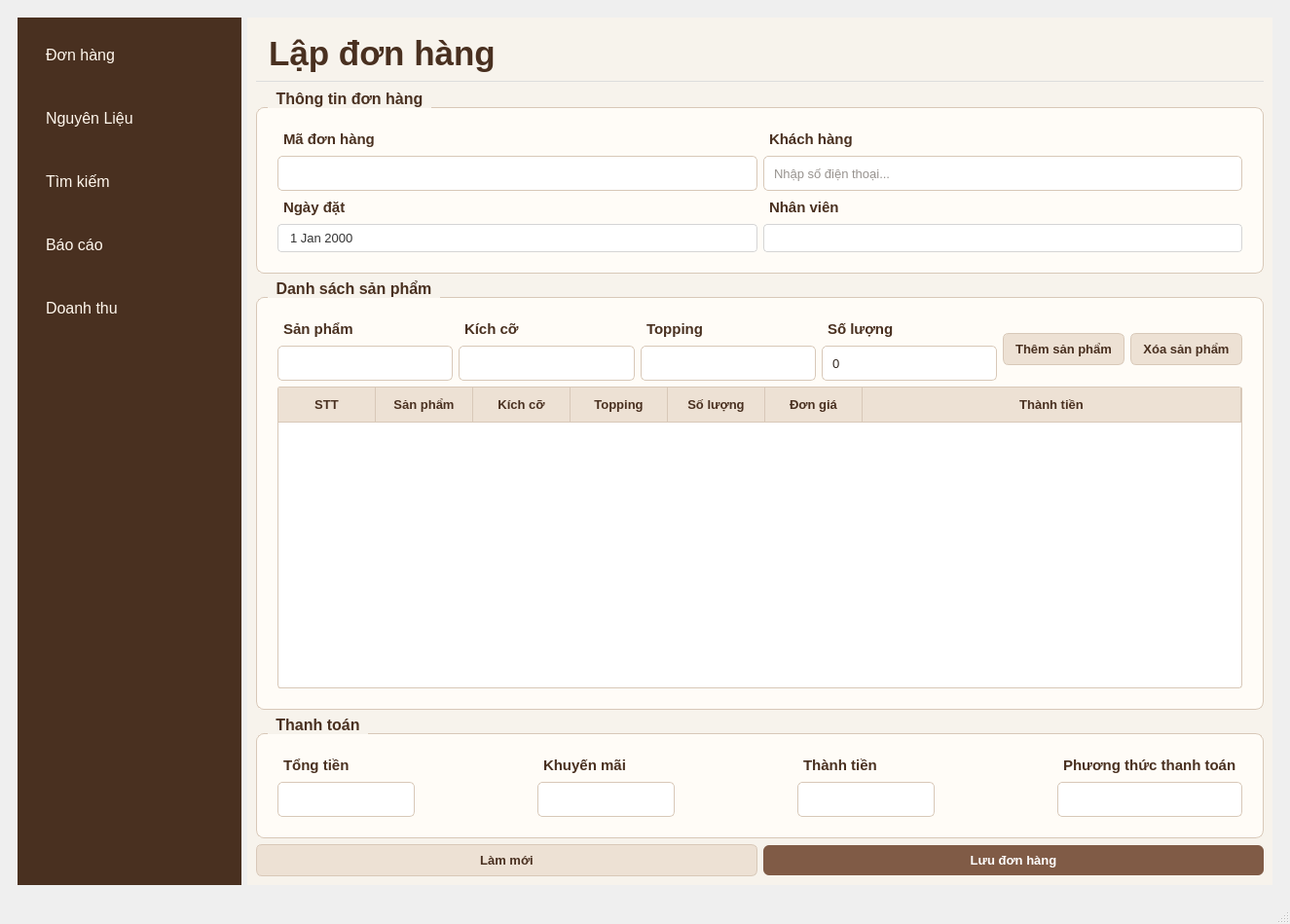
<?xml version="1.0" encoding="UTF-8"?>
<ui version="4.0">
 <class>MainWindow</class>
 <widget class="QMainWindow" name="MainWindow">
  <property name="geometry">
   <rect>
    <x>0</x>
    <y>0</y>
    <width>1325</width>
    <height>949</height>
   </rect>
  </property>
  <property name="windowTitle">
   <string>MainWindow</string>
  </property>
  <widget class="QWidget" name="centralwidget">
   <layout class="QGridLayout" name="gridLayout">
    <item row="0" column="0">
     <widget class="QWidget" name="widget" native="true">
      <layout class="QHBoxLayout" name="horizontalLayout">
       <item>
        <widget class="QFrame" name="frame">
         <property name="sizePolicy">
          <sizepolicy hsizetype="Fixed" vsizetype="Expanding">
           <horstretch>0</horstretch>
           <verstretch>0</verstretch>
          </sizepolicy>
         </property>
         <property name="minimumSize">
          <size>
           <width>230</width>
           <height>0</height>
          </size>
         </property>
         <property name="maximumSize">
          <size>
           <width>280</width>
           <height>16777215</height>
          </size>
         </property>
         <property name="styleSheet">
          <string notr="true">QFrame {
    background-color: #493020;
    border: none;
}
QPushButton {
    background-color: transparent;
    color: #FFF7ED;
    border: none;
    border-radius: 6px;
    padding: 20px;
    text-align: left;
    font-size: 12pt;
}

QPushButton:hover {
    background-color: #67442F;
}

QPushButton:pressed {
    background-color: #805B46;
}
</string>
         </property>
         <property name="frameShape">
          <enum>QFrame::StyledPanel</enum>
         </property>
         <property name="frameShadow">
          <enum>QFrame::Raised</enum>
         </property>
         <layout class="QVBoxLayout" name="verticalLayout">
          <item>
           <widget class="QPushButton" name="btnDonHang">
            <property name="styleSheet">
             <string notr="true">QPushButton {
    background-color: transparent;
    color: #FFF7ED;
    border: none;
    border-radius: 6px;
    padding: 20px;
    text-align: left;
    font-size: 12pt;
}

QPushButton:hover {
    background-color: #67442F;
}

QPushButton:pressed {
    background-color: #805B46;
}</string>
            </property>
            <property name="text">
             <string>Đơn hàng</string>
            </property>
           </widget>
          </item>
          <item>
           <widget class="QPushButton" name="btnNguyenLieu">
            <property name="text">
             <string>Nguyên Liệu</string>
            </property>
           </widget>
          </item>
          <item>
           <widget class="QPushButton" name="btnTimKiemDonHang">
            <property name="text">
             <string>Tìm kiếm </string>
            </property>
           </widget>
          </item>
          <item>
           <widget class="QPushButton" name="btnBaoCao">
            <property name="styleSheet">
             <string notr="true"/>
            </property>
            <property name="text">
             <string>Báo cáo</string>
            </property>
           </widget>
          </item>
          <item>
           <widget class="QPushButton" name="btnNhapHang">
            <property name="text">
             <string>Doanh thu</string>
            </property>
           </widget>
          </item>
          <item>
           <spacer name="verticalSpacer">
            <property name="orientation">
             <enum>Qt::Vertical</enum>
            </property>
            <property name="sizeHint" stdset="0">
             <size>
              <width>20</width>
              <height>40</height>
             </size>
            </property>
           </spacer>
          </item>
         </layout>
        </widget>
       </item>
       <item>
        <widget class="QWidget" name="widgetContent" native="true">
         <property name="styleSheet">
          <string notr="true">QWidget {
    background-color: #F7F3EC;
    color: #30251E;
    font-family: &quot;Segoe UI&quot;;
    font-size: 10pt;
}
</string>
         </property>
         <layout class="QVBoxLayout" name="verticalLayout_10">
          <item>
           <widget class="QLabel" name="lblTieuDe">
            <property name="sizePolicy">
             <sizepolicy hsizetype="Expanding" vsizetype="Fixed">
              <horstretch>0</horstretch>
              <verstretch>0</verstretch>
             </sizepolicy>
            </property>
            <property name="minimumSize">
             <size>
              <width>120</width>
              <height>0</height>
             </size>
            </property>
            <property name="styleSheet">
             <string notr="true">QLabel {
	border: none;
    border-bottom: 1px solid #ddd;
    padding-bottom: 8px;

    color: #493020;
    font-size: 26pt;
    font-weight: bold;
    padding: 8px 4px;
}
</string>
            </property>
            <property name="text">
             <string>Lập đơn hàng</string>
            </property>
           </widget>
          </item>
          <item>
           <spacer name="verticalSpacer_3">
            <property name="orientation">
             <enum>Qt::Vertical</enum>
            </property>
            <property name="sizeType">
             <enum>QSizePolicy::Fixed</enum>
            </property>
            <property name="sizeHint" stdset="0">
             <size>
              <width>0</width>
              <height>2</height>
             </size>
            </property>
           </spacer>
          </item>
          <item>
           <widget class="QGroupBox" name="groupThongTin">
            <property name="styleSheet">
             <string notr="true">QGroupBox {
    background-color: #FFFCF7;
    color: #493020;
    border: 1px solid #D8C8B8;
    border-radius: 8px;
    margin-top: 18px;
    padding: 12px;
    font-family: &quot;Segoe UI&quot;;
    font-size: 12pt;
    font-weight: bold;
}

QGroupBox::title {
    subcontrol-origin: margin;
    subcontrol-position: top left;
    left: 12px;
    padding: 0 6px;
    color: #493020;
    background-color: #F7F3EC;
    font-size: 12pt;
    font-weight: bold;
}

QLabel {
    color: #493020;
    font-family: &quot;Segoe UI&quot;;
    font-size: 11pt;
    font-weight: bold;
    background-color: transparent;
    padding: 2px;

}

/* --- 1. TÙY CHỈNH CHO QCOMBOBOX (Nhân viên) --- */
QComboBox {
    border: 1px solid #D5D5D5;
    border-radius: 4px;
    padding: 5px 10px;
    background-color: white;
    color: #333333;
}

QComboBox:hover {
    border: 1px solid #8B5A2B; /* Viền đổi màu nâu khi trỏ chuột vào */
}

QComboBox::drop-down {
    subcontrol-origin: padding;
    subcontrol-position: top right;
    width: 25px;
    border-left-width: 0px; /* Bỏ đường kẻ thô bên trái mũi tên */
    border-top-right-radius: 4px;
    border-bottom-right-radius: 4px;
}

/* Thay thế mũi tên mặc định bằng icon/mũi tên tinh tế hơn hoặc làm phẳng nó */
QComboBox::down-arrow {
    image: none; /* Tắt hình mũi tên mặc định hệ thống nếu muốn thay bằng ký tự hoặc giữ nét thanh */
    border-image: none;
}

/* --- 2. TÙY CHỈNH CHO QDATEEDIT (NgayDat) --- */
QDateEdit {
    border: 1px solid #D5D5D5;
    border-radius: 4px;
    padding: 5px 10px;
    background-color: white;
    color: #333333;
}

QDateEdit:hover {
    border: 1px solid #8B5A2B;
}

/* Thu nhỏ và làm gọn nút bấm tăng/giảm (spinbox buttons) của QDateEdit */
QDateEdit::up-button, QDateEdit::down-button {
    width: 16px;
    border: none;
    background: transparent;
}

QDateEdit::up-button:hover, QDateEdit::down-button:hover {
    background-color: #EFEFEF;
    border-radius: 2px;
}</string>
            </property>
            <property name="title">
             <string>Thông tin đơn hàng</string>
            </property>
            <layout class="QGridLayout" name="gridLayout_4">
             <item row="0" column="0">
              <layout class="QGridLayout" name="gridLayout_2">
               <item row="0" column="0">
                <widget class="QLabel" name="lblMaDonHang">
                 <property name="text">
                  <string>Mã đơn hàng</string>
                 </property>
                </widget>
               </item>
               <item row="1" column="0">
                <widget class="QLineEdit" name="txtMaDonHang">
                 <property name="styleSheet">
                  <string notr="true">QLineEdit {
    background-color: #FFFFFF;
    color: #30251E;
    border: 1px solid #D8C8B8;
    border-radius: 5px;
    padding: 6px 8px;
    min-height: 22px;
}

QLineEdit:focus {
    border: 1px solid #805B46;
}
</string>
                 </property>
                 <property name="readOnly">
                  <bool>true</bool>
                 </property>
                 <property name="placeholderText">
                  <string/>
                 </property>
                </widget>
               </item>
               <item row="2" column="0">
                <widget class="QLabel" name="lblNgayDat">
                 <property name="text">
                  <string>Ngày đặt</string>
                 </property>
                </widget>
               </item>
               <item row="3" column="0">
                <widget class="QDateEdit" name="dateNgayDat"/>
               </item>
              </layout>
             </item>
             <item row="0" column="1">
              <layout class="QGridLayout" name="gridLayout_3">
               <item row="0" column="0">
                <widget class="QLabel" name="lblKhachHang">
                 <property name="text">
                  <string>Khách hàng</string>
                 </property>
                </widget>
               </item>
               <item row="1" column="0">
                <widget class="QLineEdit" name="txtKhachHang">
                 <property name="styleSheet">
                  <string notr="true">QLineEdit {
    background-color: #FFFFFF;
    color: #30251E;
    border: 1px solid #D8C8B8;
    border-radius: 5px;
    padding: 6px 8px;
    min-height: 22px;
}

QLineEdit:focus {
    border: 1px solid #805B46;
}</string>
                 </property>
                 <property name="placeholderText">
                  <string>Nhập số điện thoại...</string>
                 </property>
                </widget>
               </item>
               <item row="2" column="0">
                <widget class="QLabel" name="lblNhanVien">
                 <property name="text">
                  <string>Nhân viên</string>
                 </property>
                </widget>
               </item>
               <item row="3" column="0">
                <widget class="QComboBox" name="cboNhanVien"/>
               </item>
              </layout>
             </item>
            </layout>
           </widget>
          </item>
          <item>
           <widget class="QGroupBox" name="groupSanPham">
            <property name="styleSheet">
             <string notr="true">QGroupBox {
    background-color: #FFFCF7;
    color: #493020;
    border: 1px solid #D8C8B8;
    border-radius: 8px;
    margin-top: 18px;
    padding: 12px;
    font-family: &quot;Segoe UI&quot;;
    font-size: 12pt;
    font-weight: bold;
}

QGroupBox::title {
    subcontrol-origin: margin;
    subcontrol-position: top left;
    left: 12px;
    padding: 0 6px;
    color: #493020;
    background-color: #F7F3EC;
    font-size: 12pt;
    font-weight: bold;
}

QLabel {
    color: #493020;
    font-family: &quot;Segoe UI&quot;;
    font-size: 11pt;
    font-weight: bold;
    background-color: transparent;
    padding: 2px;

}

/* --- 1. TÙY CHỈNH CHO QCOMBOBOX --- */
QComboBox {
    border: 1px solid #D5D5D5;
    border-radius: 4px;
    padding: 5px 10px;
    background-color: white;
    color: #333333;
}

QComboBox:hover {
    border: 1px solid #8B5A2B; /* Viền đổi màu nâu khi trỏ chuột vào */
}

QComboBox::drop-down {
    subcontrol-origin: padding;
    subcontrol-position: top right;
    width: 25px;
    border-left-width: 0px; /* Bỏ đường kẻ thô bên trái mũi tên */
    border-top-right-radius: 4px;
    border-bottom-right-radius: 4px;
}

/* Thay thế mũi tên mặc định bằng icon/mũi tên tinh tế hơn hoặc làm phẳng nó */
QComboBox::down-arrow {
    image: none; /* Tắt hình mũi tên mặc định hệ thống nếu muốn thay bằng ký tự hoặc giữ nét thanh */
    border-image: none;
}

/* --- 2. TÙY CHỈNH CHO QSpinBox--- */
QSpinBox {
    border: 1px solid #D5D5D5;
    border-radius: 4px;
    padding: 5px 10px;
    background-color: white;
    color: #333333;
}

QSpinBox:hover {
    border: 1px solid #8B5A2B;
}

/* Thu nhỏ và làm gọn nút bấm tăng/giảm (spinbox buttons) của QSpinBox */
QSpinBox::up-button, QSpinBox::down-button {
    width: 16px;
    border: none;
    background: transparent;
}

QSpinBox::up-button:hover, QSpinBox::down-button:hover {
    background-color: #EFEFEF;
    border-radius: 2px;
}</string>
            </property>
            <property name="title">
             <string>Danh sách sản phẩm</string>
            </property>
            <layout class="QGridLayout" name="gridLayout_5">
             <item row="0" column="1">
              <layout class="QVBoxLayout" name="verticalLayout_4">
               <item>
                <widget class="QLabel" name="lblKichCo">
                 <property name="text">
                  <string>Kích cỡ</string>
                 </property>
                </widget>
               </item>
               <item>
                <widget class="QComboBox" name="cboKichCo">
                 <property name="styleSheet">
                  <string notr="true">QComboBox, QDateEdit {
    background-color: #FFFFFF;
    color: #30251E;
    border: 1px solid #D8C8B8;
    border-radius: 5px;
    padding: 5px 8px;
    min-height: 24px;
}

QComboBox:hover, QDateEdit:hover {
    border: 1px solid #805B46;
}</string>
                 </property>
                </widget>
               </item>
              </layout>
             </item>
             <item row="0" column="4">
              <layout class="QHBoxLayout" name="horizontalLayout_2">
               <item>
                <widget class="QPushButton" name="btnThemSanPham">
                 <property name="font">
                  <font>
                   <family>Segoe UI</family>
                   <pointsize>10</pointsize>
                   <weight>75</weight>
                   <bold>true</bold>
                  </font>
                 </property>
                 <property name="styleSheet">
                  <string notr="true">QPushButton {
    background-color: #EDE1D4;
    color: #493020;
    border: 1px solid #D8C8B8;
    border-radius: 6px;
    padding: 8px 12px;
    font-weight: bold;
}

QPushButton:hover {
    background-color: #D8C0AA;
}</string>
                 </property>
                 <property name="text">
                  <string>Thêm sản phẩm</string>
                 </property>
                </widget>
               </item>
               <item>
                <widget class="QPushButton" name="btnXoaSanPham">
                 <property name="styleSheet">
                  <string notr="true">QPushButton {
    background-color: #EDE1D4;
    color: #493020;
    border: 1px solid #D8C8B8;
    border-radius: 6px;
    padding: 8px 12px;
    font-weight: bold;
}

QPushButton:hover {
    background-color: #D8C0AA;
}</string>
                 </property>
                 <property name="text">
                  <string>Xóa sản phẩm</string>
                 </property>
                </widget>
               </item>
              </layout>
             </item>
             <item row="0" column="2">
              <layout class="QVBoxLayout" name="verticalLayout_5">
               <item>
                <widget class="QLabel" name="lblTopping">
                 <property name="text">
                  <string>Topping</string>
                 </property>
                </widget>
               </item>
               <item>
                <widget class="QComboBox" name="cboTopping">
                 <property name="styleSheet">
                  <string notr="true">QComboBox, QDateEdit {
    background-color: #FFFFFF;
    color: #30251E;
    border: 1px solid #D8C8B8;
    border-radius: 5px;
    padding: 5px 8px;
    min-height: 24px;
}

QComboBox:hover, QDateEdit:hover {
    border: 1px solid #805B46;
}</string>
                 </property>
                </widget>
               </item>
              </layout>
             </item>
             <item row="0" column="0">
              <layout class="QVBoxLayout" name="verticalLayout_3">
               <item>
                <widget class="QLabel" name="lblSanPham">
                 <property name="text">
                  <string>Sản phẩm</string>
                 </property>
                </widget>
               </item>
               <item>
                <widget class="QComboBox" name="cboSanPham">
                 <property name="styleSheet">
                  <string notr="true">QComboBox, QDateEdit {
    background-color: #FFFFFF;
    color: #30251E;
    border: 1px solid #D8C8B8;
    border-radius: 5px;
    padding: 5px 8px;
    min-height: 24px;
}

QComboBox:hover, QDateEdit:hover {
    border: 1px solid #805B46;
}</string>
                 </property>
                </widget>
               </item>
              </layout>
             </item>
             <item row="0" column="3">
              <layout class="QVBoxLayout" name="verticalLayout_6">
               <item>
                <widget class="QLabel" name="lblSoLuong">
                 <property name="text">
                  <string>Số lượng</string>
                 </property>
                </widget>
               </item>
               <item>
                <widget class="QSpinBox" name="spnSoLuong">
                 <property name="styleSheet">
                  <string notr="true">QSpinBox, QDateEdit {
    background-color: #FFFFFF;
    color: #30251E;
    border: 1px solid #D8C8B8;
    border-radius: 5px;
    padding: 5px 8px;
    min-height: 24px;
}

QSpinBox:hover, QDateEdit:hover {
    border: 1px solid #805B46;
}</string>
                 </property>
                </widget>
               </item>
              </layout>
             </item>
             <item row="1" column="0" colspan="5">
              <widget class="QTableWidget" name="tableChiTiet">
               <property name="minimumSize">
                <size>
                 <width>0</width>
                 <height>0</height>
                </size>
               </property>
               <property name="styleSheet">
                <string notr="true">QTableWidget {
    background-color: #FFFFFF;
    alternate-background-color: #F7F2EB;
    color: #30251E;
    gridline-color: #E5D9CC;
    border: 1px solid #D8C8B8;
    border-radius: 3px;
    selection-background-color: #D8C0AA;
    selection-color: #30251E;
}

QHeaderView::section {
    background-color: #EDE1D4;
    color: #493020;
    padding: 8px;
    border: none;
    border-right: 1px solid #D8C8B8;
    border-bottom: 1px solid #D8C8B8;
    font-weight: bold;
}</string>
               </property>
               <property name="columnCount">
                <number>7</number>
               </property>
               <attribute name="horizontalHeaderStretchLastSection">
                <bool>true</bool>
               </attribute>
               <column>
                <property name="text">
                 <string>STT</string>
                </property>
               </column>
               <column>
                <property name="text">
                 <string>Sản phẩm</string>
                </property>
               </column>
               <column>
                <property name="text">
                 <string>Kích cỡ</string>
                </property>
               </column>
               <column>
                <property name="text">
                 <string>Topping</string>
                </property>
               </column>
               <column>
                <property name="text">
                 <string>Số lượng</string>
                </property>
               </column>
               <column>
                <property name="text">
                 <string>Đơn giá</string>
                </property>
               </column>
               <column>
                <property name="text">
                 <string>Thành tiền</string>
                </property>
               </column>
              </widget>
             </item>
            </layout>
           </widget>
          </item>
          <item>
           <widget class="QGroupBox" name="groupThanhToan">
            <property name="styleSheet">
             <string notr="true">QGroupBox{
    background-color: #FFFCF7;
    color: #493020;
    border: 1px solid #D8C8B8;
    border-radius: 8px;
    margin-top: 18px;
    padding: 12px;
    font-family: &quot;Segoe UI&quot;;
    font-size: 12pt;
    font-weight: bold;
}

QGroupBox::title {
    subcontrol-origin: margin;
    subcontrol-position: top left;
    left: 12px;
    padding: 0 6px;
    color: #493020;
    background-color: #F7F3EC;
    font-size: 12pt;
    font-weight: bold;
}

QLabel {
    color: #493020;
    font-family: &quot;Segoe UI&quot;;
    font-size: 11pt;
    font-weight: bold;
    background-color: transparent;
    padding: 2px;

}
/* --- 1. TÙY CHỈNH CHO QCOMBOBOX (Nhân viên) --- */
QComboBox {
    border: 1px solid #D5D5D5;
    border-radius: 4px;
    padding: 5px 10px;
    background-color: white;
    color: #333333;
}

QComboBox:hover {
    border: 1px solid #8B5A2B; /* Viền đổi màu nâu khi trỏ chuột vào */
}

QComboBox::drop-down {
    subcontrol-origin: padding;
    subcontrol-position: top right;
    width: 25px;
    border-left-width: 0px; /* Bỏ đường kẻ thô bên trái mũi tên */
    border-top-right-radius: 4px;
    border-bottom-right-radius: 4px;
}

/* Thay thế mũi tên mặc định bằng icon/mũi tên tinh tế hơn hoặc làm phẳng nó */
QComboBox::down-arrow {
    image: none; /* Tắt hình mũi tên mặc định hệ thống nếu muốn thay bằng ký tự hoặc giữ nét thanh */
    border-image: none;
}
</string>
            </property>
            <property name="title">
             <string>Thanh toán</string>
            </property>
            <layout class="QHBoxLayout" name="horizontalLayout_4">
             <item>
              <layout class="QVBoxLayout" name="verticalLayout_2">
               <item>
                <widget class="QLabel" name="lblTongTien">
                 <property name="text">
                  <string>Tổng tiền</string>
                 </property>
                </widget>
               </item>
               <item>
                <widget class="QLineEdit" name="txtTongTien">
                 <property name="styleSheet">
                  <string notr="true">QLineEdit {
    background-color: #FFFFFF;
    color: #30251E;
    border: 1px solid #D8C8B8;
    border-radius: 5px;
    padding: 6px 8px;
    min-height: 22px;
}

QLineEdit:focus {
    border: 1px solid #805B46;
}
</string>
                 </property>
                 <property name="readOnly">
                  <bool>true</bool>
                 </property>
                 <property name="placeholderText">
                  <string/>
                 </property>
                </widget>
               </item>
              </layout>
             </item>
             <item>
              <spacer name="horizontalSpacer">
               <property name="orientation">
                <enum>Qt::Horizontal</enum>
               </property>
               <property name="sizeHint" stdset="0">
                <size>
                 <width>40</width>
                 <height>20</height>
                </size>
               </property>
              </spacer>
             </item>
             <item>
              <layout class="QVBoxLayout" name="verticalLayout_7">
               <item>
                <widget class="QLabel" name="lblKhuyenMai">
                 <property name="text">
                  <string>Khuyến mãi</string>
                 </property>
                </widget>
               </item>
               <item>
                <widget class="QLineEdit" name="txtKhuyenMai">
                 <property name="styleSheet">
                  <string notr="true">QLineEdit {
    background-color: #FFFFFF;
    color: #30251E;
    border: 1px solid #D8C8B8;
    border-radius: 5px;
    padding: 6px 8px;
    min-height: 22px;
}

QLineEdit:focus {
    border: 1px solid #805B46;
}
</string>
                 </property>
                 <property name="readOnly">
                  <bool>true</bool>
                 </property>
                 <property name="placeholderText">
                  <string/>
                 </property>
                </widget>
               </item>
              </layout>
             </item>
             <item>
              <spacer name="horizontalSpacer_2">
               <property name="orientation">
                <enum>Qt::Horizontal</enum>
               </property>
               <property name="sizeHint" stdset="0">
                <size>
                 <width>40</width>
                 <height>20</height>
                </size>
               </property>
              </spacer>
             </item>
             <item>
              <layout class="QVBoxLayout" name="verticalLayout_8">
               <item>
                <widget class="QLabel" name="lblThanhTien">
                 <property name="text">
                  <string>Thành tiền</string>
                 </property>
                </widget>
               </item>
               <item>
                <widget class="QLineEdit" name="txtThanhTien">
                 <property name="styleSheet">
                  <string notr="true">QLineEdit {
    background-color: #FFFFFF;
    color: #30251E;
    border: 1px solid #D8C8B8;
    border-radius: 5px;
    padding: 6px 8px;
    min-height: 22px;
}

QLineEdit:focus {
    border: 1px solid #805B46;
}
</string>
                 </property>
                 <property name="readOnly">
                  <bool>true</bool>
                 </property>
                 <property name="placeholderText">
                  <string/>
                 </property>
                </widget>
               </item>
              </layout>
             </item>
             <item>
              <spacer name="horizontalSpacer_3">
               <property name="orientation">
                <enum>Qt::Horizontal</enum>
               </property>
               <property name="sizeHint" stdset="0">
                <size>
                 <width>40</width>
                 <height>20</height>
                </size>
               </property>
              </spacer>
             </item>
             <item>
              <layout class="QVBoxLayout" name="verticalLayout_9">
               <item>
                <widget class="QLabel" name="lblPhuongThucTT">
                 <property name="text">
                  <string>Phương thức thanh toán</string>
                 </property>
                </widget>
               </item>
               <item>
                <widget class="QComboBox" name="cboPhuongThucTT">
                 <property name="styleSheet">
                  <string notr="true">QComboBox, QDateEdit {
    background-color: #FFFFFF;
    color: #30251E;
    border: 1px solid #D8C8B8;
    border-radius: 5px;
    padding: 5px 8px;
    min-height: 24px;
}

QComboBox:hover, QDateEdit:hover {
    border: 1px solid #805B46;
}</string>
                 </property>
                </widget>
               </item>
              </layout>
             </item>
            </layout>
           </widget>
          </item>
          <item>
           <layout class="QHBoxLayout" name="horizontalLayout_3">
            <item>
             <widget class="QPushButton" name="btnLamMoi">
              <property name="styleSheet">
               <string notr="true">QPushButton {
    background-color: #EDE1D4;
    color: #493020;
    border: 1px solid #D8C8B8;
    border-radius: 6px;
    padding: 8px 18px;
    font-weight: bold;
}

QPushButton:hover {
    background-color: #D8C0AA;
}</string>
              </property>
              <property name="text">
               <string>Làm mới</string>
              </property>
             </widget>
            </item>
            <item>
             <widget class="QPushButton" name="btnLuuDon">
              <property name="styleSheet">
               <string notr="true">QPushButton {
    background-color: #805B46;
    color: #FFFFFF;
    border: none;
    border-radius: 6px;
    padding: 8px 18px;
    font-weight: bold;
}

QPushButton:hover {
    background-color: #67442F;
}

QPushButton:pressed {
    background-color: #493020;
}</string>
              </property>
              <property name="text">
               <string>Lưu đơn hàng</string>
              </property>
             </widget>
            </item>
           </layout>
          </item>
         </layout>
        </widget>
       </item>
      </layout>
     </widget>
    </item>
   </layout>
  </widget>
  <widget class="QMenuBar" name="menubar">
   <property name="geometry">
    <rect>
     <x>0</x>
     <y>0</y>
     <width>1325</width>
     <height>26</height>
    </rect>
   </property>
  </widget>
  <widget class="QStatusBar" name="statusbar"/>
 </widget>
 <resources/>
 <connections/>
</ui>
